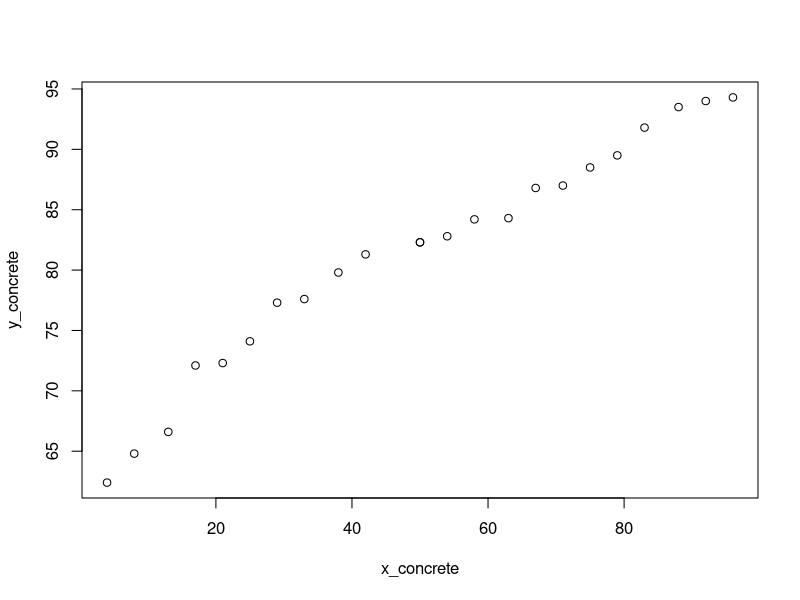
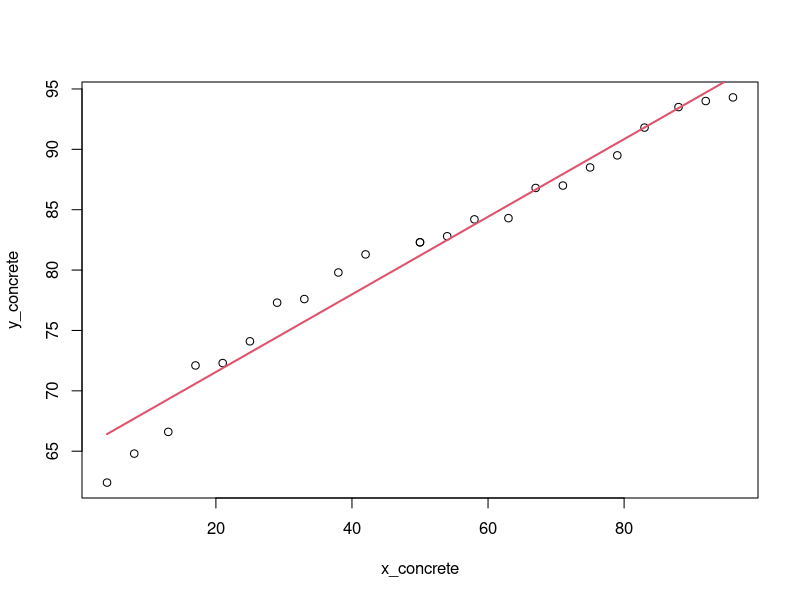

The R source for these figures, in order: (Note: this script raises an error after producing the figures.)
library(ggplot2)
# Gordon is using a 2 point moving avg
# Basically we are going to create the first hard-coded line to compare everything else to it

x_concrete <- c(4,8,13,17,21,25,29,33,38,42,50,50,54,58,63,67,71,75,79,83,88,92,96)
y_concrete <- c(62.4,64.8,66.6,72.1,72.3,74.1,77.3,77.6,79.8,81.3,82.3,82.3,82.8,84.2,84.3,86.8,87,88.5,89.5,91.8,93.5,94,94.3)

con_data <- data.frame(c(x_concrete), c(y_concrete))

plot(x_concrete,y_concrete)

con_mod = lm(y_concrete ~ x_concrete, con_data)

plot(x_concrete,y_concrete)
lines(x_concrete, predict(con_mod), col = 2, lwd = 2)

summary(con_mod)
coef(con_mod)
con_intercept = coef[1]
con_slope = coef[2]





#lm function is used to fit linear models to data frames in the R language

#trendline(x_concrete,y_concrete, model = "line2P", plot = TRUE, linecolor = 'red')

#ggplot(con_data, aes(x=x_concrete, y=y_concrete)) +
#geom_point() +
#geom_smooth()

#fit <- lm(y_concrete ~ loess(x_concrete))
#summary(fit)
#coef(fit)

